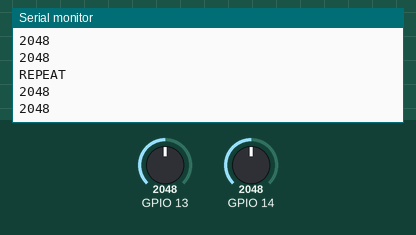
The sketch below on a simulated ESP32. Parts: the last lines printed to the serial monitor. The inputs (shaded band) are chosen by the test bench; at power-on: GPIO 13 = 2048, GPIO 14 = 2048.

Above: at 1.8 s.
1.9 s: GPIO 13 set to 2866
At 2.6 s:
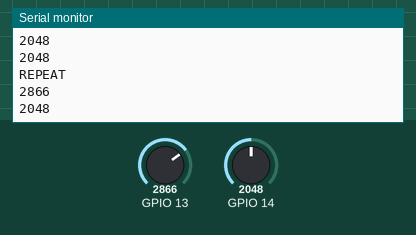
3.4 s: GPIO 14 set to 1228
At 4.7 s:
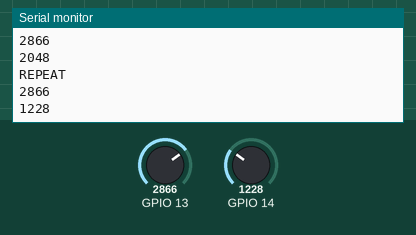
4.9 s: GPIO 13 set to 3603
At 5.8 s:
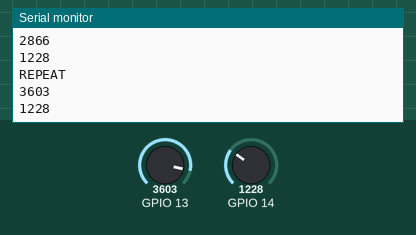
6.4 s: GPIO 14 set to 491
At 7.7 s:
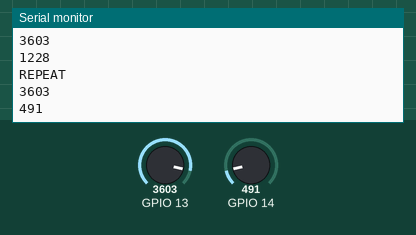
Timing chart, 0 to 8.9 s (numbered marks = the images above; inputs shaded):
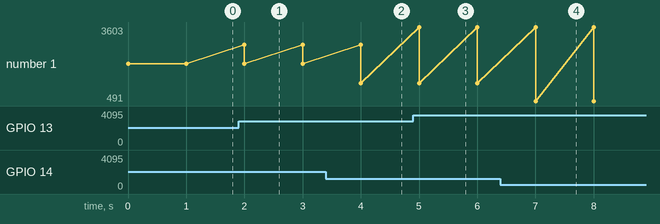

Measured:
- after the input at 1.9 s, the serial monitor: prints a new line after 0.10 s (image 1)
- after the input at 3.4 s, the serial monitor: prints a new line after 0.60 s (image 2)
- after the input at 4.9 s, the serial monitor: prints a new line after 0.10 s (image 3)
- after the input at 6.4 s, the serial monitor: prints a new line after 0.60 s (image 4)
- plotted number 1: 2048 → 1228 after the input at 3.4 s, 1228 → 491 after the input at 6.4 s

The sketch:

RMTT_Test.ino
```cpp
/*!
 * MindPlus
 * telloesp32
 *
 */
#include <Arduino.h>


// Main program start
void setup() {
  Serial.begin(115200);
  Serial.println("hello");
}
void loop() {
  Serial.println("REPEAT");
  Serial.println((analogRead(13)));
  Serial.println((analogRead(14)));
  delay(1000);
}
```
